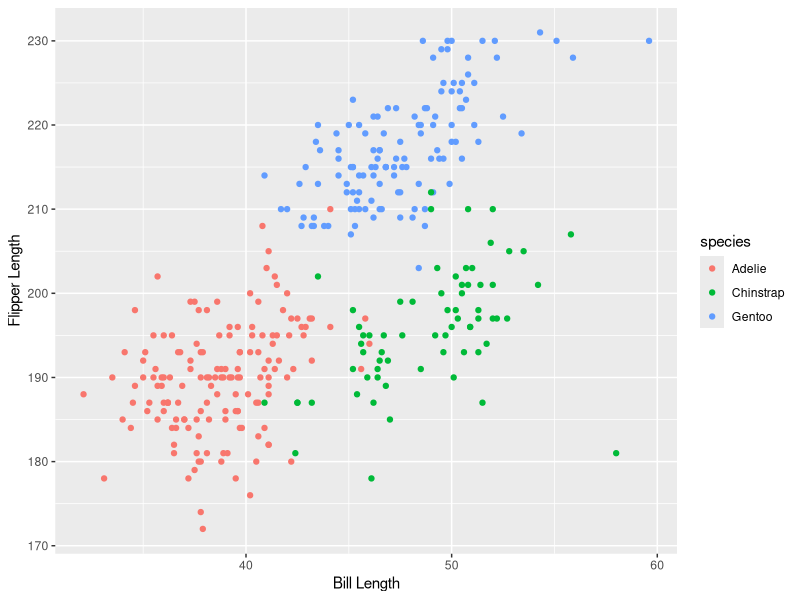
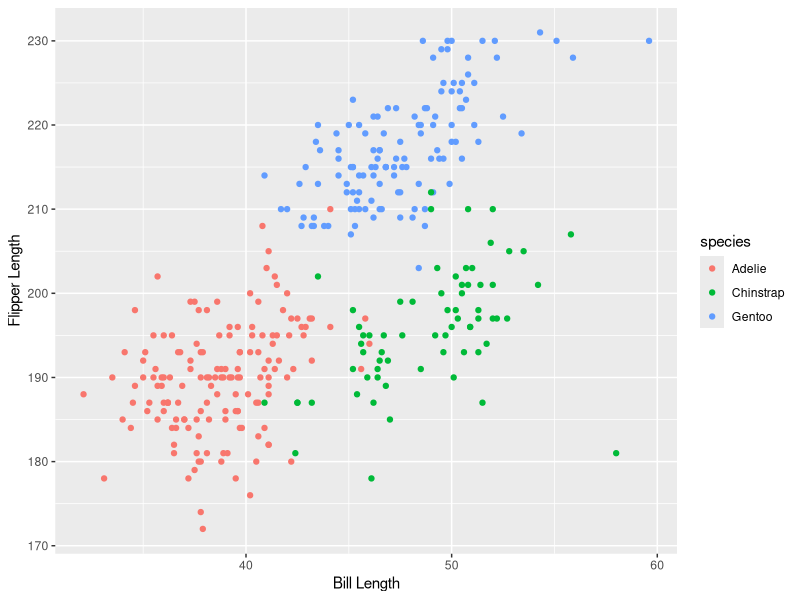

Reproduce these figures in R, in order.
## ---- chunk 1
library(tidyverse)
library(palmerpenguins)

ggplot (data = penguins, aes(x=bill_length_mm, y= flipper_length_mm, color = species)) +
  geom_point()+
  labs(
    x = "Bill Length",
    y = "Flipper Length"
  )

ggsave("scatter_plot.pdf", height = 4, width = 6)
## ---- chunk 2
library(tidyverse)

frame_df = tibble(
  norm_samp = rnorm(10),
  norm_samp_pos = norm_samp > 0,
  var_char = c("abc", "def", "ghi", "jkl", "mno", "pqr", "stu", "vw", "wx", "yz"),
 var_fac = factor(c("high", "middle", "low", "middle", "low", "low", "high", "middle", "middle", "high"))
)
## ---- chunk 3
frame_num_df = tibble(
  as.numeric(pull(frame_df, norm_samp_pos)),
  as.numeric(pull(frame_df, var_char)),
  as.numeric(pull(frame_df, var_fac))
)
